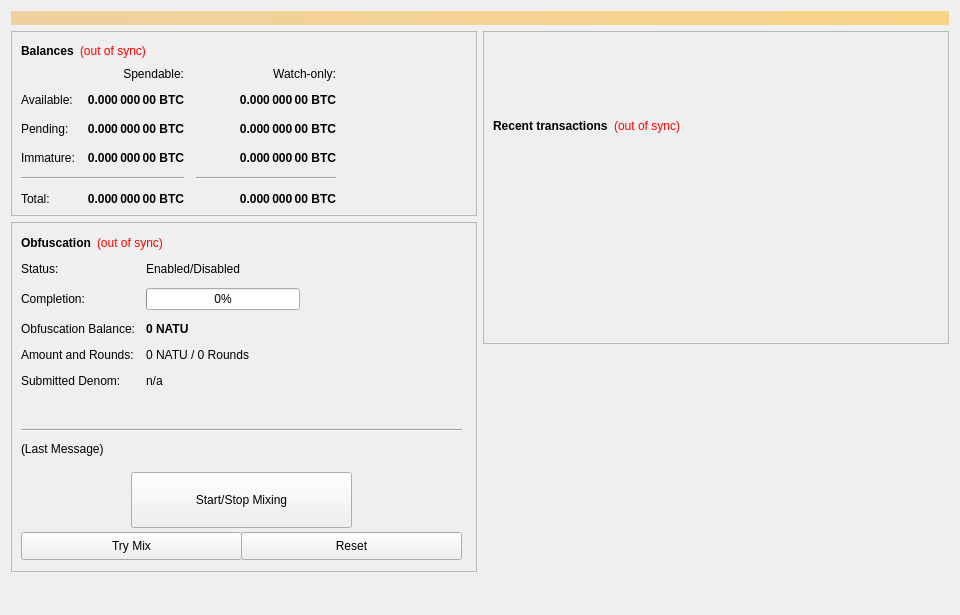
<?xml version="1.0" encoding="UTF-8"?>
<ui version="4.0">
 <class>OverviewPage</class>
 <widget class="QWidget" name="OverviewPage">
  <property name="geometry">
   <rect>
    <x>0</x>
    <y>0</y>
    <width>960</width>
    <height>615</height>
   </rect>
  </property>
  <property name="minimumSize">
   <size>
    <width>960</width>
    <height>0</height>
   </size>
  </property>
  <property name="windowTitle">
   <string>Form</string>
  </property>
  <layout class="QVBoxLayout" name="topLayout">
   <item>
    <widget class="QLabel" name="labelAlerts">
     <property name="visible">
      <bool>false</bool>
     </property>
     <property name="styleSheet">
      <string notr="true">background-color: qlineargradient(x1: 0, y1: 0, x2: 1, y2: 0, stop:0 #F0D0A0, stop:1 #F8D488); color:#000000;</string>
     </property>
     <property name="wordWrap">
      <bool>true</bool>
     </property>
     <property name="margin">
      <number>3</number>
     </property>
    </widget>
   </item>
   <item>
    <layout class="QHBoxLayout" name="horizontalLayout" stretch="1,1">
     <item>
      <layout class="QVBoxLayout" name="verticalLayout_2">
       <item>
        <widget class="QFrame" name="frame">
         <property name="frameShape">
          <enum>QFrame::StyledPanel</enum>
         </property>
         <property name="frameShadow">
          <enum>QFrame::Raised</enum>
         </property>
         <layout class="QVBoxLayout" name="verticalLayout_4">
          <item>
           <layout class="QHBoxLayout" name="horizontalLayout_4">
            <item>
             <widget class="QLabel" name="label_5">
              <property name="font">
               <font>
                <weight>75</weight>
                <bold>true</bold>
               </font>
              </property>
              <property name="text">
               <string>Balances</string>
              </property>
             </widget>
            </item>
            <item>
             <widget class="QLabel" name="labelWalletStatus">
              <property name="cursor">
               <cursorShape>WhatsThisCursor</cursorShape>
              </property>
              <property name="toolTip">
               <string>The displayed information may be out of date. Your wallet automatically synchronizes with the NATU network after a connection is established, but this process has not completed yet.</string>
              </property>
              <property name="styleSheet">
               <string notr="true">QLabel { color: red; }</string>
              </property>
              <property name="text">
               <string notr="true">(out of sync)</string>
              </property>
              <property name="alignment">
               <set>Qt::AlignLeading|Qt::AlignLeft|Qt::AlignVCenter</set>
              </property>
             </widget>
            </item>
            <item>
             <spacer name="horizontalSpacer_3">
              <property name="orientation">
               <enum>Qt::Horizontal</enum>
              </property>
              <property name="sizeHint" stdset="0">
               <size>
                <width>40</width>
                <height>20</height>
               </size>
              </property>
             </spacer>
            </item>
           </layout>
          </item>
          <item>
           <layout class="QGridLayout" name="gridLayout">
            <property name="spacing">
             <number>12</number>
            </property>
            <item row="2" column="2">
             <widget class="QLabel" name="labelWatchPending">
              <property name="font">
               <font>
                <weight>75</weight>
                <bold>true</bold>
               </font>
              </property>
              <property name="cursor">
               <cursorShape>IBeamCursor</cursorShape>
              </property>
              <property name="toolTip">
               <string>Unconfirmed transactions to watch-only addresses</string>
              </property>
              <property name="text">
               <string notr="true">0.000 000 00 BTC</string>
              </property>
              <property name="alignment">
               <set>Qt::AlignRight|Qt::AlignTrailing|Qt::AlignVCenter</set>
              </property>
              <property name="textInteractionFlags">
               <set>Qt::LinksAccessibleByMouse|Qt::TextSelectableByKeyboard|Qt::TextSelectableByMouse</set>
              </property>
             </widget>
            </item>
            <item row="2" column="1">
             <widget class="QLabel" name="labelUnconfirmed">
              <property name="font">
               <font>
                <weight>75</weight>
                <bold>true</bold>
               </font>
              </property>
              <property name="cursor">
               <cursorShape>IBeamCursor</cursorShape>
              </property>
              <property name="toolTip">
               <string>Total of transactions that have yet to be confirmed, and do not yet count toward the spendable balance</string>
              </property>
              <property name="text">
               <string notr="true">0.000 000 00 BTC</string>
              </property>
              <property name="alignment">
               <set>Qt::AlignRight|Qt::AlignTrailing|Qt::AlignVCenter</set>
              </property>
              <property name="textInteractionFlags">
               <set>Qt::LinksAccessibleByMouse|Qt::TextSelectableByKeyboard|Qt::TextSelectableByMouse</set>
              </property>
             </widget>
            </item>
            <item row="3" column="2">
             <widget class="QLabel" name="labelWatchImmature">
              <property name="font">
               <font>
                <weight>75</weight>
                <bold>true</bold>
               </font>
              </property>
              <property name="cursor">
               <cursorShape>IBeamCursor</cursorShape>
              </property>
              <property name="toolTip">
               <string>Staked or masternode rewards in watch-only addresses that has not yet matured</string>
              </property>
              <property name="text">
               <string notr="true">0.000 000 00 BTC</string>
              </property>
              <property name="alignment">
               <set>Qt::AlignRight|Qt::AlignTrailing|Qt::AlignVCenter</set>
              </property>
              <property name="textInteractionFlags">
               <set>Qt::LinksAccessibleByMouse|Qt::TextSelectableByKeyboard|Qt::TextSelectableByMouse</set>
              </property>
             </widget>
            </item>
            <item row="4" column="0" colspan="2">
             <widget class="Line" name="lineSpendableBalance">
              <property name="orientation">
               <enum>Qt::Horizontal</enum>
              </property>
             </widget>
            </item>
            <item row="4" column="2">
             <widget class="Line" name="lineWatchBalance">
              <property name="sizePolicy">
               <sizepolicy hsizetype="Preferred" vsizetype="Fixed">
                <horstretch>0</horstretch>
                <verstretch>0</verstretch>
               </sizepolicy>
              </property>
              <property name="minimumSize">
               <size>
                <width>140</width>
                <height>0</height>
               </size>
              </property>
              <property name="orientation">
               <enum>Qt::Horizontal</enum>
              </property>
             </widget>
            </item>
            <item row="5" column="0">
             <widget class="QLabel" name="labelTotalText">
              <property name="text">
               <string>Total:</string>
              </property>
             </widget>
            </item>
            <item row="3" column="1">
             <widget class="QLabel" name="labelImmature">
              <property name="font">
               <font>
                <weight>75</weight>
                <bold>true</bold>
               </font>
              </property>
              <property name="cursor">
               <cursorShape>IBeamCursor</cursorShape>
              </property>
              <property name="toolTip">
               <string>Staked or masternode rewards that has not yet matured</string>
              </property>
              <property name="text">
               <string notr="true">0.000 000 00 BTC</string>
              </property>
              <property name="alignment">
               <set>Qt::AlignRight|Qt::AlignTrailing|Qt::AlignVCenter</set>
              </property>
              <property name="textInteractionFlags">
               <set>Qt::LinksAccessibleByMouse|Qt::TextSelectableByKeyboard|Qt::TextSelectableByMouse</set>
              </property>
             </widget>
            </item>
            <item row="2" column="3">
             <spacer name="horizontalSpacer_2">
              <property name="orientation">
               <enum>Qt::Horizontal</enum>
              </property>
              <property name="sizeHint" stdset="0">
               <size>
                <width>40</width>
                <height>20</height>
               </size>
              </property>
             </spacer>
            </item>
            <item row="3" column="0">
             <widget class="QLabel" name="labelImmatureText">
              <property name="text">
               <string>Immature:</string>
              </property>
             </widget>
            </item>
            <item row="5" column="1">
             <widget class="QLabel" name="labelTotal">
              <property name="font">
               <font>
                <weight>75</weight>
                <bold>true</bold>
               </font>
              </property>
              <property name="cursor">
               <cursorShape>IBeamCursor</cursorShape>
              </property>
              <property name="toolTip">
               <string>Your current total balance</string>
              </property>
              <property name="text">
               <string notr="true">0.000 000 00 BTC</string>
              </property>
              <property name="alignment">
               <set>Qt::AlignRight|Qt::AlignTrailing|Qt::AlignVCenter</set>
              </property>
              <property name="textInteractionFlags">
               <set>Qt::LinksAccessibleByMouse|Qt::TextSelectableByKeyboard|Qt::TextSelectableByMouse</set>
              </property>
             </widget>
            </item>
            <item row="5" column="2">
             <widget class="QLabel" name="labelWatchTotal">
              <property name="font">
               <font>
                <weight>75</weight>
                <bold>true</bold>
               </font>
              </property>
              <property name="cursor">
               <cursorShape>IBeamCursor</cursorShape>
              </property>
              <property name="toolTip">
               <string>Current total balance in watch-only addresses</string>
              </property>
              <property name="text">
               <string notr="true">0.000 000 00 BTC</string>
              </property>
              <property name="alignment">
               <set>Qt::AlignRight|Qt::AlignTrailing|Qt::AlignVCenter</set>
              </property>
              <property name="textInteractionFlags">
               <set>Qt::LinksAccessibleByMouse|Qt::TextSelectableByKeyboard|Qt::TextSelectableByMouse</set>
              </property>
             </widget>
            </item>
            <item row="0" column="2">
             <widget class="QLabel" name="labelWatchonly">
              <property name="text">
               <string>Watch-only:</string>
              </property>
              <property name="alignment">
               <set>Qt::AlignRight|Qt::AlignTrailing|Qt::AlignVCenter</set>
              </property>
             </widget>
            </item>
            <item row="1" column="0">
             <widget class="QLabel" name="labelBalanceText">
              <property name="text">
               <string>Available:</string>
              </property>
             </widget>
            </item>
            <item row="1" column="1">
             <widget class="QLabel" name="labelBalance">
              <property name="font">
               <font>
                <weight>75</weight>
                <bold>true</bold>
               </font>
              </property>
              <property name="cursor">
               <cursorShape>IBeamCursor</cursorShape>
              </property>
              <property name="toolTip">
               <string>Your current spendable balance</string>
              </property>
              <property name="text">
               <string notr="true">0.000 000 00 BTC</string>
              </property>
              <property name="alignment">
               <set>Qt::AlignRight|Qt::AlignTrailing|Qt::AlignVCenter</set>
              </property>
              <property name="textInteractionFlags">
               <set>Qt::LinksAccessibleByMouse|Qt::TextSelectableByKeyboard|Qt::TextSelectableByMouse</set>
              </property>
             </widget>
            </item>
            <item row="1" column="2">
             <widget class="QLabel" name="labelWatchAvailable">
              <property name="font">
               <font>
                <weight>75</weight>
                <bold>true</bold>
               </font>
              </property>
              <property name="cursor">
               <cursorShape>IBeamCursor</cursorShape>
              </property>
              <property name="toolTip">
               <string>Your current balance in watch-only addresses</string>
              </property>
              <property name="text">
               <string notr="true">0.000 000 00 BTC</string>
              </property>
              <property name="alignment">
               <set>Qt::AlignRight|Qt::AlignTrailing|Qt::AlignVCenter</set>
              </property>
              <property name="textInteractionFlags">
               <set>Qt::LinksAccessibleByMouse|Qt::TextSelectableByKeyboard|Qt::TextSelectableByMouse</set>
              </property>
             </widget>
            </item>
            <item row="2" column="0">
             <widget class="QLabel" name="labelPendingText">
              <property name="text">
               <string>Pending:</string>
              </property>
             </widget>
            </item>
            <item row="0" column="1">
             <widget class="QLabel" name="labelSpendable">
              <property name="text">
               <string>Spendable:</string>
              </property>
              <property name="alignment">
               <set>Qt::AlignRight|Qt::AlignTrailing|Qt::AlignVCenter</set>
              </property>
             </widget>
            </item>
           </layout>
          </item>
         </layout>
        </widget>
       </item>
       <item>
        <widget class="QFrame" name="frameObfuscation">
         <property name="minimumSize">
          <size>
           <width>0</width>
           <height>350</height>
          </size>
         </property>
         <property name="layoutDirection">
          <enum>Qt::LeftToRight</enum>
         </property>
         <property name="frameShape">
          <enum>QFrame::StyledPanel</enum>
         </property>
         <property name="frameShadow">
          <enum>QFrame::Raised</enum>
         </property>
         <widget class="QWidget" name="formLayoutWidget">
          <property name="geometry">
           <rect>
            <x>10</x>
            <y>40</y>
            <width>451</width>
            <height>161</height>
           </rect>
          </property>
          <layout class="QFormLayout" name="formLayout">
           <property name="fieldGrowthPolicy">
            <enum>QFormLayout::AllNonFixedFieldsGrow</enum>
           </property>
           <property name="horizontalSpacing">
            <number>11</number>
           </property>
           <property name="verticalSpacing">
            <number>12</number>
           </property>
           <item row="0" column="0">
            <widget class="QLabel" name="label_6">
             <property name="text">
              <string>Status:</string>
             </property>
            </widget>
           </item>
           <item row="1" column="0">
            <widget class="QLabel" name="label_7">
             <property name="text">
              <string>Completion:</string>
             </property>
            </widget>
           </item>
           <item row="1" column="1">
            <widget class="QProgressBar" name="obfuscationProgress">
             <property name="maximumSize">
              <size>
               <width>154</width>
               <height>16777215</height>
              </size>
             </property>
             <property name="value">
              <number>0</number>
             </property>
            </widget>
           </item>
           <item row="2" column="0">
            <widget class="QLabel" name="labelAnonymizedText">
             <property name="text">
              <string>Obfuscation Balance:</string>
             </property>
            </widget>
           </item>
           <item row="2" column="1">
            <widget class="QLabel" name="labelAnonymized">
             <property name="font">
              <font>
               <weight>75</weight>
               <bold>true</bold>
              </font>
             </property>
             <property name="text">
              <string notr="true">0 NATU</string>
             </property>
            </widget>
           </item>
           <item row="3" column="0">
            <widget class="QLabel" name="label_8">
             <property name="text">
              <string>Amount and Rounds:</string>
             </property>
            </widget>
           </item>
           <item row="3" column="1">
            <widget class="QLabel" name="labelAmountRounds">
             <property name="text">
              <string>0 NATU / 0 Rounds</string>
             </property>
            </widget>
           </item>
           <item row="4" column="0">
            <widget class="QLabel" name="label_9">
             <property name="text">
              <string>Submitted Denom:</string>
             </property>
            </widget>
           </item>
           <item row="4" column="1">
            <widget class="QLabel" name="labelSubmittedDenom">
             <property name="toolTip">
              <string>The denominations you submitted to the Masternode.&lt;br&gt;To mix, other users must submit the exact same denominations.</string>
             </property>
             <property name="text">
              <string>n/a</string>
             </property>
            </widget>
           </item>
           <item row="0" column="1">
            <widget class="QLabel" name="obfuscationEnabled">
             <property name="text">
              <string>Enabled/Disabled</string>
             </property>
            </widget>
           </item>
          </layout>
         </widget>
         <widget class="QPushButton" name="runAutoDenom">
          <property name="geometry">
           <rect>
            <x>251</x>
            <y>17</y>
            <width>1</width>
            <height>1</height>
           </rect>
          </property>
          <property name="palette">
           <palette>
            <active>
             <colorrole role="WindowText">
              <brush brushstyle="SolidPattern">
               <color alpha="255">
                <red>0</red>
                <green>0</green>
                <blue>0</blue>
               </color>
              </brush>
             </colorrole>
             <colorrole role="Button">
              <brush brushstyle="SolidPattern">
               <color alpha="255">
                <red>239</red>
                <green>238</green>
                <blue>238</blue>
               </color>
              </brush>
             </colorrole>
             <colorrole role="Light">
              <brush brushstyle="SolidPattern">
               <color alpha="255">
                <red>255</red>
                <green>255</green>
                <blue>255</blue>
               </color>
              </brush>
             </colorrole>
             <colorrole role="Midlight">
              <brush brushstyle="SolidPattern">
               <color alpha="255">
                <red>247</red>
                <green>246</green>
                <blue>246</blue>
               </color>
              </brush>
             </colorrole>
             <colorrole role="Dark">
              <brush brushstyle="SolidPattern">
               <color alpha="255">
                <red>119</red>
                <green>119</green>
                <blue>119</blue>
               </color>
              </brush>
             </colorrole>
             <colorrole role="Mid">
              <brush brushstyle="SolidPattern">
               <color alpha="255">
                <red>159</red>
                <green>159</green>
                <blue>159</blue>
               </color>
              </brush>
             </colorrole>
             <colorrole role="Text">
              <brush brushstyle="SolidPattern">
               <color alpha="255">
                <red>0</red>
                <green>0</green>
                <blue>0</blue>
               </color>
              </brush>
             </colorrole>
             <colorrole role="BrightText">
              <brush brushstyle="SolidPattern">
               <color alpha="255">
                <red>255</red>
                <green>255</green>
                <blue>255</blue>
               </color>
              </brush>
             </colorrole>
             <colorrole role="ButtonText">
              <brush brushstyle="SolidPattern">
               <color alpha="255">
                <red>0</red>
                <green>0</green>
                <blue>0</blue>
               </color>
              </brush>
             </colorrole>
             <colorrole role="Base">
              <brush brushstyle="SolidPattern">
               <color alpha="255">
                <red>255</red>
                <green>255</green>
                <blue>255</blue>
               </color>
              </brush>
             </colorrole>
             <colorrole role="Window">
              <brush brushstyle="SolidPattern">
               <color alpha="255">
                <red>239</red>
                <green>238</green>
                <blue>238</blue>
               </color>
              </brush>
             </colorrole>
             <colorrole role="Shadow">
              <brush brushstyle="SolidPattern">
               <color alpha="255">
                <red>0</red>
                <green>0</green>
                <blue>0</blue>
               </color>
              </brush>
             </colorrole>
             <colorrole role="AlternateBase">
              <brush brushstyle="SolidPattern">
               <color alpha="255">
                <red>247</red>
                <green>246</green>
                <blue>246</blue>
               </color>
              </brush>
             </colorrole>
             <colorrole role="ToolTipBase">
              <brush brushstyle="SolidPattern">
               <color alpha="255">
                <red>255</red>
                <green>255</green>
                <blue>220</blue>
               </color>
              </brush>
             </colorrole>
             <colorrole role="ToolTipText">
              <brush brushstyle="SolidPattern">
               <color alpha="255">
                <red>0</red>
                <green>0</green>
                <blue>0</blue>
               </color>
              </brush>
             </colorrole>
            </active>
            <inactive>
             <colorrole role="WindowText">
              <brush brushstyle="SolidPattern">
               <color alpha="255">
                <red>0</red>
                <green>0</green>
                <blue>0</blue>
               </color>
              </brush>
             </colorrole>
             <colorrole role="Button">
              <brush brushstyle="SolidPattern">
               <color alpha="255">
                <red>239</red>
                <green>238</green>
                <blue>238</blue>
               </color>
              </brush>
             </colorrole>
             <colorrole role="Light">
              <brush brushstyle="SolidPattern">
               <color alpha="255">
                <red>255</red>
                <green>255</green>
                <blue>255</blue>
               </color>
              </brush>
             </colorrole>
             <colorrole role="Midlight">
              <brush brushstyle="SolidPattern">
               <color alpha="255">
                <red>247</red>
                <green>246</green>
                <blue>246</blue>
               </color>
              </brush>
             </colorrole>
             <colorrole role="Dark">
              <brush brushstyle="SolidPattern">
               <color alpha="255">
                <red>119</red>
                <green>119</green>
                <blue>119</blue>
               </color>
              </brush>
             </colorrole>
             <colorrole role="Mid">
              <brush brushstyle="SolidPattern">
               <color alpha="255">
                <red>159</red>
                <green>159</green>
                <blue>159</blue>
               </color>
              </brush>
             </colorrole>
             <colorrole role="Text">
              <brush brushstyle="SolidPattern">
               <color alpha="255">
                <red>0</red>
                <green>0</green>
                <blue>0</blue>
               </color>
              </brush>
             </colorrole>
             <colorrole role="BrightText">
              <brush brushstyle="SolidPattern">
               <color alpha="255">
                <red>255</red>
                <green>255</green>
                <blue>255</blue>
               </color>
              </brush>
             </colorrole>
             <colorrole role="ButtonText">
              <brush brushstyle="SolidPattern">
               <color alpha="255">
                <red>0</red>
                <green>0</green>
                <blue>0</blue>
               </color>
              </brush>
             </colorrole>
             <colorrole role="Base">
              <brush brushstyle="SolidPattern">
               <color alpha="255">
                <red>255</red>
                <green>255</green>
                <blue>255</blue>
               </color>
              </brush>
             </colorrole>
             <colorrole role="Window">
              <brush brushstyle="SolidPattern">
               <color alpha="255">
                <red>239</red>
                <green>238</green>
                <blue>238</blue>
               </color>
              </brush>
             </colorrole>
             <colorrole role="Shadow">
              <brush brushstyle="SolidPattern">
               <color alpha="255">
                <red>0</red>
                <green>0</green>
                <blue>0</blue>
               </color>
              </brush>
             </colorrole>
             <colorrole role="AlternateBase">
              <brush brushstyle="SolidPattern">
               <color alpha="255">
                <red>247</red>
                <green>246</green>
                <blue>246</blue>
               </color>
              </brush>
             </colorrole>
             <colorrole role="ToolTipBase">
              <brush brushstyle="SolidPattern">
               <color alpha="255">
                <red>255</red>
                <green>255</green>
                <blue>220</blue>
               </color>
              </brush>
             </colorrole>
             <colorrole role="ToolTipText">
              <brush brushstyle="SolidPattern">
               <color alpha="255">
                <red>0</red>
                <green>0</green>
                <blue>0</blue>
               </color>
              </brush>
             </colorrole>
            </inactive>
            <disabled>
             <colorrole role="WindowText">
              <brush brushstyle="SolidPattern">
               <color alpha="255">
                <red>119</red>
                <green>119</green>
                <blue>119</blue>
               </color>
              </brush>
             </colorrole>
             <colorrole role="Button">
              <brush brushstyle="SolidPattern">
               <color alpha="255">
                <red>239</red>
                <green>238</green>
                <blue>238</blue>
               </color>
              </brush>
             </colorrole>
             <colorrole role="Light">
              <brush brushstyle="SolidPattern">
               <color alpha="255">
                <red>255</red>
                <green>255</green>
                <blue>255</blue>
               </color>
              </brush>
             </colorrole>
             <colorrole role="Midlight">
              <brush brushstyle="SolidPattern">
               <color alpha="255">
                <red>247</red>
                <green>246</green>
                <blue>246</blue>
               </color>
              </brush>
             </colorrole>
             <colorrole role="Dark">
              <brush brushstyle="SolidPattern">
               <color alpha="255">
                <red>119</red>
                <green>119</green>
                <blue>119</blue>
               </color>
              </brush>
             </colorrole>
             <colorrole role="Mid">
              <brush brushstyle="SolidPattern">
               <color alpha="255">
                <red>159</red>
                <green>159</green>
                <blue>159</blue>
               </color>
              </brush>
             </colorrole>
             <colorrole role="Text">
              <brush brushstyle="SolidPattern">
               <color alpha="255">
                <red>119</red>
                <green>119</green>
                <blue>119</blue>
               </color>
              </brush>
             </colorrole>
             <colorrole role="BrightText">
              <brush brushstyle="SolidPattern">
               <color alpha="255">
                <red>255</red>
                <green>255</green>
                <blue>255</blue>
               </color>
              </brush>
             </colorrole>
             <colorrole role="ButtonText">
              <brush brushstyle="SolidPattern">
               <color alpha="255">
                <red>119</red>
                <green>119</green>
                <blue>119</blue>
               </color>
              </brush>
             </colorrole>
             <colorrole role="Base">
              <brush brushstyle="SolidPattern">
               <color alpha="255">
                <red>239</red>
                <green>238</green>
                <blue>238</blue>
               </color>
              </brush>
             </colorrole>
             <colorrole role="Window">
              <brush brushstyle="SolidPattern">
               <color alpha="255">
                <red>239</red>
                <green>238</green>
                <blue>238</blue>
               </color>
              </brush>
             </colorrole>
             <colorrole role="Shadow">
              <brush brushstyle="SolidPattern">
               <color alpha="255">
                <red>0</red>
                <green>0</green>
                <blue>0</blue>
               </color>
              </brush>
             </colorrole>
             <colorrole role="AlternateBase">
              <brush brushstyle="SolidPattern">
               <color alpha="255">
                <red>239</red>
                <green>238</green>
                <blue>238</blue>
               </color>
              </brush>
             </colorrole>
             <colorrole role="ToolTipBase">
              <brush brushstyle="SolidPattern">
               <color alpha="255">
                <red>255</red>
                <green>255</green>
                <blue>220</blue>
               </color>
              </brush>
             </colorrole>
             <colorrole role="ToolTipText">
              <brush brushstyle="SolidPattern">
               <color alpha="255">
                <red>0</red>
                <green>0</green>
                <blue>0</blue>
               </color>
              </brush>
             </colorrole>
            </disabled>
           </palette>
          </property>
          <property name="focusPolicy">
           <enum>Qt::NoFocus</enum>
          </property>
          <property name="autoFillBackground">
           <bool>true</bool>
          </property>
          <property name="text">
           <string/>
          </property>
          <property name="flat">
           <bool>true</bool>
          </property>
         </widget>
         <widget class="QPushButton" name="toggleObfuscation">
          <property name="geometry">
           <rect>
            <x>120</x>
            <y>250</y>
            <width>221</width>
            <height>56</height>
           </rect>
          </property>
          <property name="sizePolicy">
           <sizepolicy hsizetype="MinimumExpanding" vsizetype="Fixed">
            <horstretch>0</horstretch>
            <verstretch>0</verstretch>
           </sizepolicy>
          </property>
          <property name="text">
           <string>Start/Stop Mixing</string>
          </property>
         </widget>
         <widget class="Line" name="lineLastMessage">
          <property name="geometry">
           <rect>
            <x>10</x>
            <y>200</y>
            <width>441</width>
            <height>16</height>
           </rect>
          </property>
          <property name="orientation">
           <enum>Qt::Horizontal</enum>
          </property>
         </widget>
         <widget class="QLabel" name="obfuscationStatus">
          <property name="geometry">
           <rect>
            <x>10</x>
            <y>220</y>
            <width>451</width>
            <height>61</height>
           </rect>
          </property>
          <property name="minimumSize">
           <size>
            <width>288</width>
            <height>43</height>
           </size>
          </property>
          <property name="text">
           <string>(Last Message)</string>
          </property>
          <property name="alignment">
           <set>Qt::AlignLeading|Qt::AlignLeft|Qt::AlignTop</set>
          </property>
          <property name="wordWrap">
           <bool>true</bool>
          </property>
         </widget>
         <widget class="QPushButton" name="obfuscationAuto">
          <property name="geometry">
           <rect>
            <x>10</x>
            <y>310</y>
            <width>221</width>
            <height>28</height>
           </rect>
          </property>
          <property name="sizePolicy">
           <sizepolicy hsizetype="MinimumExpanding" vsizetype="Fixed">
            <horstretch>0</horstretch>
            <verstretch>0</verstretch>
           </sizepolicy>
          </property>
          <property name="toolTip">
           <string>Try to manually submit a Obfuscation request.</string>
          </property>
          <property name="text">
           <string>Try Mix</string>
          </property>
         </widget>
         <widget class="QPushButton" name="obfuscationReset">
          <property name="geometry">
           <rect>
            <x>230</x>
            <y>310</y>
            <width>221</width>
            <height>28</height>
           </rect>
          </property>
          <property name="sizePolicy">
           <sizepolicy hsizetype="MinimumExpanding" vsizetype="Fixed">
            <horstretch>0</horstretch>
            <verstretch>0</verstretch>
           </sizepolicy>
          </property>
          <property name="toolTip">
           <string>Reset the current status of Obfuscation (can interrupt Obfuscation if it's in the process of Mixing, which can cost you money!)</string>
          </property>
          <property name="autoFillBackground">
           <bool>false</bool>
          </property>
          <property name="text">
           <string>Reset</string>
          </property>
         </widget>
         <widget class="QWidget" name="layoutWidget">
          <property name="geometry">
           <rect>
            <x>10</x>
            <y>10</y>
            <width>431</width>
            <height>22</height>
           </rect>
          </property>
          <layout class="QHBoxLayout" name="horizontalLayout_5">
           <item>
            <widget class="QLabel" name="label_2">
             <property name="font">
              <font>
               <weight>75</weight>
               <bold>true</bold>
              </font>
             </property>
             <property name="text">
              <string>Obfuscation</string>
             </property>
            </widget>
           </item>
           <item>
            <widget class="QLabel" name="labelObfuscationSyncStatus">
             <property name="toolTip">
              <string>The displayed information may be out of date. Your wallet automatically synchronizes with the NATU network after a connection is established, but this process has not completed yet.</string>
             </property>
             <property name="styleSheet">
              <string notr="true">QLabel { color: red; }</string>
             </property>
             <property name="text">
              <string notr="true">(out of sync)</string>
             </property>
             <property name="alignment">
              <set>Qt::AlignLeading|Qt::AlignLeft|Qt::AlignVCenter</set>
             </property>
            </widget>
           </item>
           <item>
            <spacer name="horizontalSpacer_4">
             <property name="orientation">
              <enum>Qt::Horizontal</enum>
             </property>
             <property name="sizeHint" stdset="0">
              <size>
               <width>40</width>
               <height>20</height>
              </size>
             </property>
            </spacer>
           </item>
          </layout>
         </widget>
        </widget>
       </item>
       <item>
        <spacer name="verticalSpacer">
         <property name="orientation">
          <enum>Qt::Vertical</enum>
         </property>
         <property name="sizeHint" stdset="0">
          <size>
           <width>20</width>
           <height>40</height>
          </size>
         </property>
        </spacer>
       </item>
      </layout>
     </item>
     <item>
      <layout class="QVBoxLayout" name="verticalLayout_3">
       <item>
        <widget class="QFrame" name="frame_2">
         <property name="frameShape">
          <enum>QFrame::StyledPanel</enum>
         </property>
         <property name="frameShadow">
          <enum>QFrame::Raised</enum>
         </property>
         <layout class="QVBoxLayout" name="verticalLayout">
          <item>
           <spacer name="verticalSpacer_3">
            <property name="orientation">
             <enum>Qt::Vertical</enum>
            </property>
            <property name="sizeType">
             <enum>QSizePolicy::Fixed</enum>
            </property>
            <property name="sizeHint" stdset="0">
             <size>
              <width>20</width>
              <height>75</height>
             </size>
            </property>
           </spacer>
          </item>
          <item>
           <layout class="QHBoxLayout" name="horizontalLayout_2">
            <item>
             <widget class="QLabel" name="label_4">
              <property name="font">
               <font>
                <weight>75</weight>
                <bold>true</bold>
               </font>
              </property>
              <property name="text">
               <string>Recent transactions</string>
              </property>
             </widget>
            </item>
            <item>
             <widget class="QLabel" name="labelTransactionsStatus">
              <property name="cursor">
               <cursorShape>WhatsThisCursor</cursorShape>
              </property>
              <property name="toolTip">
               <string>The displayed information may be out of date. Your wallet automatically synchronizes with the NATU network after a connection is established, but this process has not completed yet.</string>
              </property>
              <property name="styleSheet">
               <string notr="true">QLabel { color: red; }</string>
              </property>
              <property name="text">
               <string notr="true">(out of sync)</string>
              </property>
              <property name="alignment">
               <set>Qt::AlignRight|Qt::AlignTrailing|Qt::AlignVCenter</set>
              </property>
             </widget>
            </item>
            <item>
             <spacer name="horizontalSpacer">
              <property name="orientation">
               <enum>Qt::Horizontal</enum>
              </property>
              <property name="sizeHint" stdset="0">
               <size>
                <width>40</width>
                <height>20</height>
               </size>
              </property>
             </spacer>
            </item>
           </layout>
          </item>
          <item>
           <widget class="QListView" name="listTransactions">
            <property name="styleSheet">
             <string notr="true">QListView { background: transparent; }</string>
            </property>
            <property name="frameShape">
             <enum>QFrame::NoFrame</enum>
            </property>
            <property name="verticalScrollBarPolicy">
             <enum>Qt::ScrollBarAlwaysOff</enum>
            </property>
            <property name="horizontalScrollBarPolicy">
             <enum>Qt::ScrollBarAlwaysOff</enum>
            </property>
            <property name="selectionMode">
             <enum>QAbstractItemView::NoSelection</enum>
            </property>
           </widget>
          </item>
         </layout>
        </widget>
       </item>
       <item>
        <spacer name="verticalSpacer_2">
         <property name="orientation">
          <enum>Qt::Vertical</enum>
         </property>
         <property name="sizeType">
          <enum>QSizePolicy::Expanding</enum>
         </property>
         <property name="sizeHint" stdset="0">
          <size>
           <width>20</width>
           <height>40</height>
          </size>
         </property>
        </spacer>
       </item>
      </layout>
     </item>
    </layout>
   </item>
  </layout>
 </widget>
 <resources/>
 <connections/>
</ui>
